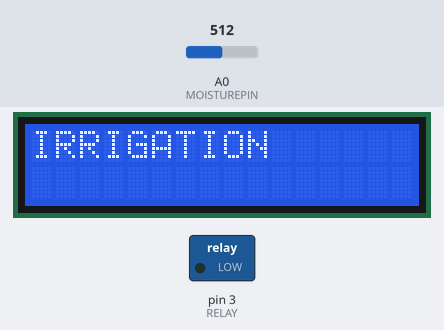
Bench run of a sketch on a simulated Arduino Uno, built with avr-gcc and run on an emulated ATmega328P. Parts: 16×2 character LCD, switched loads named in the sketch (green lamp = pin HIGH). The test bench sets the inputs (shaded band); at power-on: A0 (MOISTUREPIN) = 512.

Above: at 3.1 s.
At 8.3 s:
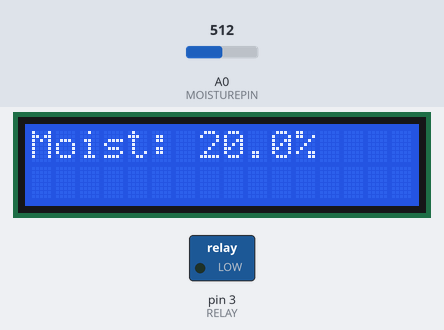
8.4 s: A0 (MOISTUREPIN) set to 502
At 11.7 s:
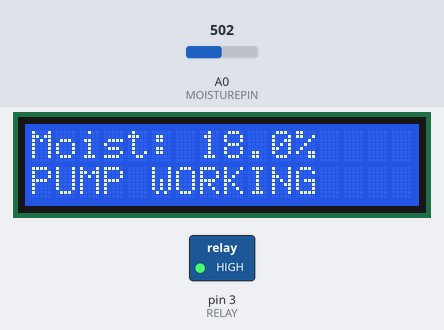
12.6 s: A0 (MOISTUREPIN) set to 799
At 13.6 s:
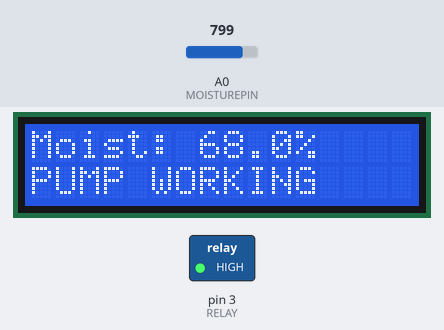
16.2 s: A0 (MOISTUREPIN) set to 824
At 17.6 s:
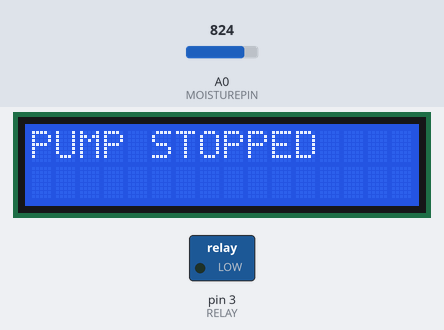
Timing chart, 0 to 19.2 s (numbered marks = the images above; inputs shaded):
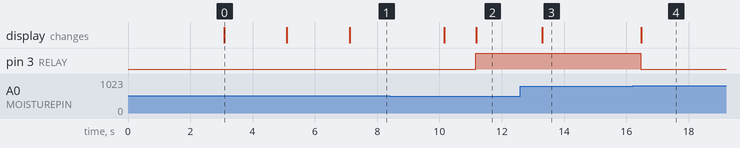

The sketch:

main.ino
```cpp
#include <LiquidCrystal_I2C.h>

#define MOISTUREPIN A0
#define RELAY 3
#define WETVALUE 389
#define DRYVAlUE 989
#define MIN_MOISTURE_PERCENTAGE 20
#define TARGET_MOISTURE_PERCENTAGE 70

LiquidCrystal_I2C lcd(0x27, 16, 2);

void setup()
{
    // initialise the lcd
    lcd.init();
    lcd.backlight();

    // show welcoming message
    welcomMessage();

    // supply power to relay pin
    pinMode(RELAY, OUTPUT);
}

void loop()
{
    float soilMoisture = readSoilMoisture();

    showInfo(soilMoisture, false);

    if (soilMoisture < MIN_MOISTURE_PERCENTAGE)
    {
        lcd.clear();
        lcd.setCursor(0, 0);
        lcd.print("SOIL IS DRY");
        lcd.setCursor(0, 1);
        lcd.print("PUMP WORKING");

        delay(1000);

        digitalWrite(RELAY, HIGH); // turn on the pump


        while (true)
        {
            showInfo(soilMoisture, true);
            soilMoisture = readSoilMoisture();

            if (soilMoisture > TARGET_MOISTURE_PERCENTAGE)
            {
                digitalWrite(RELAY, LOW); // turn off the pump

                lcd.clear();
                lcd.setCursor(0, 0);
                lcd.print("PUMP STOPPED");

                break;
            }
            delay(500);
        }
    }

    delay(3000);
}

void welcomMessage()
{

    lcd.setCursor(0, 0);
    lcd.print("3CS1 Project");
    delay(3000);
    lcd.clear();

    lcd.setCursor(0, 0);
    lcd.print("IRRIGATION");
    delay(2000);

    lcd.setCursor(0, 1);
    lcd.print("System is on");
    delay(2000);

    lcd.clear();
}

void showInfo(float m, bool isWaterPumping)
{
    lcd.clear();
    lcd.setCursor(0, 0);
    String text = "Moist: " + String(m, 1) + "%";
    lcd.print(text);

    if (isWaterPumping)
    {
        lcd.setCursor(0, 1);
        lcd.print("PUMP WORKING");
    }
}

float readSoilMoisture()
{
    int sensorValue = analogRead(MOISTUREPIN); // get value from sensor

    if (isnan(sensorValue))
    {
        lcd.clear();
        lcd.setCursor(0, 0);
        lcd.print("Moist. FAILED");
    }
    int moisturePercent = map(sensorValue, WETVALUE, DRYVAlUE, 0, 100); // convert the value into mositure percent
    moisturePercent = constrain(moisturePercent, 0, 100);

    return moisturePercent;
}
```

Measured:
- the behaviour switches between 509 and 508 on A0 (MOISTUREPIN) (found by bisection; images 1 and 2)
- the behaviour switches between 814 and 815 on A0 (MOISTUREPIN) (found by bisection; images 3 and 4)
- after the input at 8.4 s, pin 3 (RELAY): LOW → HIGH after 2.8 s; the display: first changes after 1.8 s (image 2 shows a later state)
- after the input at 12.6 s, the display: changes after 0.70 s (image 3)
- after the input at 16.2 s, pin 3 (RELAY): HIGH → LOW after 0.26 s; the display: changes after 0.27 s (image 4)
- what the display in image 0 shows lasts 2.0 s, from 3.1 s to 5.1 s
